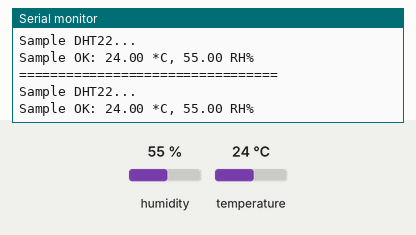
Simulated run of this sketch. Board: Arduino Uno, built with avr-gcc and run on an emulated ATmega328P. Shown: the last lines printed to the serial monitor. Inputs (shaded band) come from the test bench; at power-on: humidity 55 %, temperature 24 °C.

Above: at 3.3 s.
3.4 s: humidity set to 22 %
At 6.1 s:
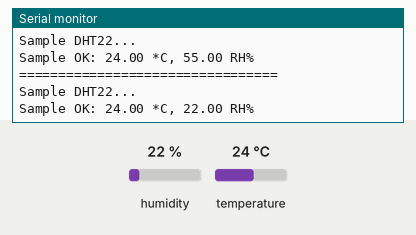
6.7 s: temperature set to 12 °C
At 8.9 s:
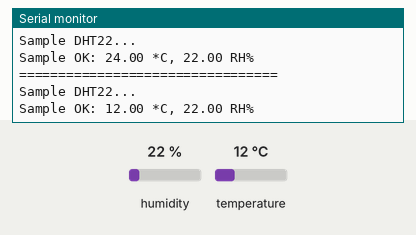
10.0 s: humidity set to 40 %
At 10.6 s:
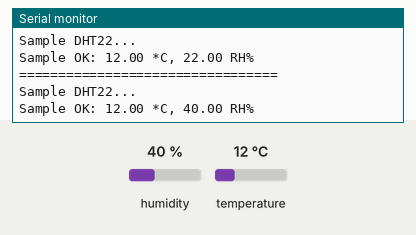
Timing chart, 0 to 13.0 s (numbered marks = the images above; inputs shaded):
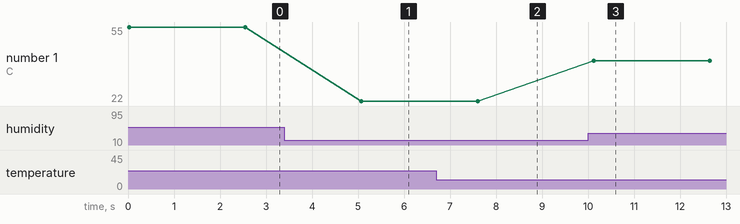

The sketch:

dht22test.ino
```cpp
#include <SimpleDHT.h>

// for DHT22,
//      VCC: 5V or 3V
//      GND: GND
//      DATA: 2
int pinDHT22 = 2;
SimpleDHT22 dht22(pinDHT22);

void setup() {
  Serial.begin(115200);
}

void loop() {
  Serial.println("=================================");
  Serial.println("Sample DHT22...");
  float temperature = 0;
  float humidity = 0;
  int err = SimpleDHTErrSuccess;
  if ((err = dht22.read2(&temperature, &humidity, NULL)) != SimpleDHTErrSuccess) {
    Serial.print("Read DHT22 failed, err="); Serial.print(SimpleDHTErrCode(err));
    Serial.print(","); Serial.println(SimpleDHTErrDuration(err)); delay(2000);
    return;
  }
  Serial.print("Sample OK: ");
  Serial.print((float)temperature); Serial.print(" *C, ");
  Serial.print((float)humidity); Serial.println(" RH%");
  delay(2500);
}
```

Measured:
- after the input at 3.4 s, the serial monitor: prints a new line after 1.7 s (image 1)
- after the input at 6.7 s, the serial monitor: prints a new line after 0.90 s (image 2)
- after the input at 10.0 s, the serial monitor: prints a new line after 0.12 s (image 3)
- plotted number 1: 22 → 40 after the input at 10.0 s
